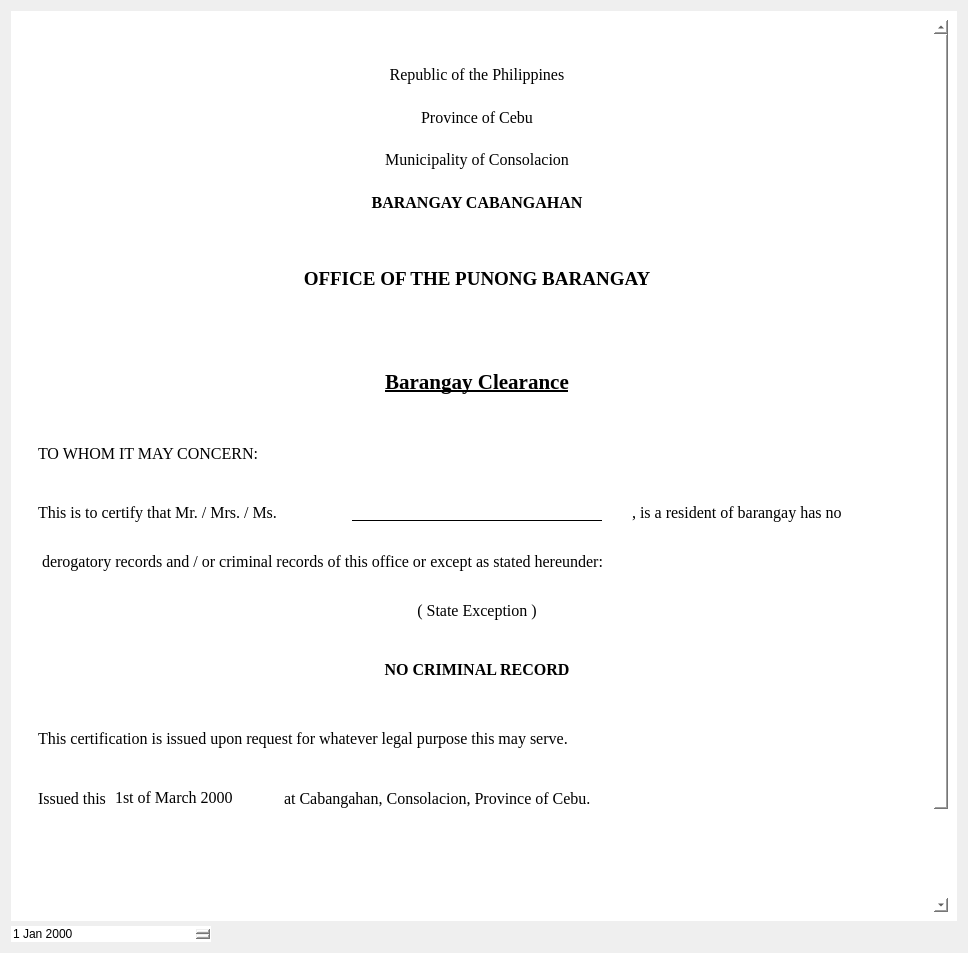
<?xml version="1.0" encoding="UTF-8"?>
<ui version="4.0">
 <class>Form</class>
 <widget class="QWidget" name="Form">
  <property name="geometry">
   <rect>
    <x>0</x>
    <y>0</y>
    <width>968</width>
    <height>953</height>
   </rect>
  </property>
  <property name="windowTitle">
   <string>Form</string>
  </property>
  <property name="styleSheet">
   <string notr="true">border:none</string>
  </property>
  <layout class="QVBoxLayout" name="verticalLayout">
   <property name="spacing">
    <number>5</number>
   </property>
   <item>
    <widget class="QWidget" name="widget" native="true">
     <property name="styleSheet">
      <string notr="true">background-color:white;
border: none</string>
     </property>
     <layout class="QVBoxLayout" name="verticalLayout_4">
      <item>
       <widget class="QScrollArea" name="scrollArea">
        <property name="sizePolicy">
         <sizepolicy hsizetype="Preferred" vsizetype="Preferred">
          <horstretch>0</horstretch>
          <verstretch>0</verstretch>
         </sizepolicy>
        </property>
        <property name="styleSheet">
         <string notr="true">Border:None;
</string>
        </property>
        <property name="frameShape">
         <enum>QFrame::NoFrame</enum>
        </property>
        <property name="frameShadow">
         <enum>QFrame::Plain</enum>
        </property>
        <property name="lineWidth">
         <number>0</number>
        </property>
        <property name="sizeAdjustPolicy">
         <enum>QAbstractScrollArea::AdjustIgnored</enum>
        </property>
        <property name="widgetResizable">
         <bool>true</bool>
        </property>
        <widget class="QWidget" name="scrollAreaWidgetContents">
         <property name="geometry">
          <rect>
           <x>0</x>
           <y>0</y>
           <width>911</width>
           <height>1336</height>
          </rect>
         </property>
         <property name="sizePolicy">
          <sizepolicy hsizetype="Preferred" vsizetype="Preferred">
           <horstretch>0</horstretch>
           <verstretch>0</verstretch>
          </sizepolicy>
         </property>
         <property name="styleSheet">
          <string notr="true">border: none;
background: transparent;
</string>
         </property>
         <layout class="QVBoxLayout" name="verticalLayout_3">
          <property name="spacing">
           <number>0</number>
          </property>
          <item>
           <widget class="QWidget" name="certificateWidget" native="true">
            <property name="sizePolicy">
             <sizepolicy hsizetype="Preferred" vsizetype="Preferred">
              <horstretch>0</horstretch>
              <verstretch>0</verstretch>
             </sizepolicy>
            </property>
            <property name="styleSheet">
             <string notr="true">border: transparent;
border: none;</string>
            </property>
            <layout class="QVBoxLayout" name="verticalLayout_2">
             <property name="spacing">
              <number>30</number>
             </property>
             <property name="sizeConstraint">
              <enum>QLayout::SetNoConstraint</enum>
             </property>
             <item>
              <widget class="QWidget" name="widget_2" native="true">
               <property name="minimumSize">
                <size>
                 <width>0</width>
                 <height>200</height>
                </size>
               </property>
               <layout class="QHBoxLayout" name="horizontalLayout" stretch="0,0,0">
                <item>
                 <widget class="QWidget" name="widget_4" native="true">
                  <widget class="QLabel" name="leftLogoLabel">
                   <property name="geometry">
                    <rect>
                     <x>50</x>
                     <y>20</y>
                     <width>150</width>
                     <height>110</height>
                    </rect>
                   </property>
                   <property name="sizePolicy">
                    <sizepolicy hsizetype="MinimumExpanding" vsizetype="Expanding">
                     <horstretch>0</horstretch>
                     <verstretch>0</verstretch>
                    </sizepolicy>
                   </property>
                   <property name="minimumSize">
                    <size>
                     <width>150</width>
                     <height>110</height>
                    </size>
                   </property>
                   <property name="maximumSize">
                    <size>
                     <width>100</width>
                     <height>110</height>
                    </size>
                   </property>
                   <property name="styleSheet">
                    <string notr="true">margin-left: 30px;
border-image:  url(:/IMAGES/Picture1-removebg-preview.png);
border:none;

</string>
                   </property>
                   <property name="frameShape">
                    <enum>QFrame::NoFrame</enum>
                   </property>
                   <property name="text">
                    <string/>
                   </property>
                   <property name="scaledContents">
                    <bool>true</bool>
                   </property>
                   <property name="alignment">
                    <set>Qt::AlignCenter</set>
                   </property>
                  </widget>
                 </widget>
                </item>
                <item>
                 <widget class="QWidget" name="widget_3" native="true">
                  <layout class="QVBoxLayout" name="verticalLayout_5">
                   <item>
                    <layout class="QVBoxLayout" name="headerTextLayout" stretch="0,0,0,0">
                     <property name="sizeConstraint">
                      <enum>QLayout::SetFixedSize</enum>
                     </property>
                     <item>
                      <widget class="QLabel" name="republicLabel">
                       <property name="font">
                        <font>
                         <family>Times New Roman</family>
                         <pointsize>12</pointsize>
                        </font>
                       </property>
                       <property name="text">
                        <string>Republic of the Philippines</string>
                       </property>
                       <property name="alignment">
                        <set>Qt::AlignCenter</set>
                       </property>
                      </widget>
                     </item>
                     <item>
                      <widget class="QLabel" name="provinceLabel">
                       <property name="font">
                        <font>
                         <family>Times New Roman</family>
                         <pointsize>12</pointsize>
                        </font>
                       </property>
                       <property name="text">
                        <string>Province of Cebu</string>
                       </property>
                       <property name="alignment">
                        <set>Qt::AlignCenter</set>
                       </property>
                      </widget>
                     </item>
                     <item>
                      <widget class="QLabel" name="municipalityLabel">
                       <property name="font">
                        <font>
                         <family>Times New Roman</family>
                         <pointsize>12</pointsize>
                        </font>
                       </property>
                       <property name="text">
                        <string>Municipality of Consolacion</string>
                       </property>
                       <property name="alignment">
                        <set>Qt::AlignCenter</set>
                       </property>
                      </widget>
                     </item>
                     <item>
                      <widget class="QLabel" name="barangayLabel">
                       <property name="font">
                        <font>
                         <family>Times New Roman</family>
                         <pointsize>12</pointsize>
                         <weight>75</weight>
                         <bold>true</bold>
                        </font>
                       </property>
                       <property name="text">
                        <string>BARANGAY CABANGAHAN</string>
                       </property>
                       <property name="alignment">
                        <set>Qt::AlignCenter</set>
                       </property>
                      </widget>
                     </item>
                    </layout>
                   </item>
                  </layout>
                 </widget>
                </item>
                <item>
                 <widget class="QWidget" name="widget_5" native="true">
                  <widget class="QLabel" name="leftLogoLabel_2">
                   <property name="geometry">
                    <rect>
                     <x>10</x>
                     <y>10</y>
                     <width>260</width>
                     <height>120</height>
                    </rect>
                   </property>
                   <property name="sizePolicy">
                    <sizepolicy hsizetype="MinimumExpanding" vsizetype="Expanding">
                     <horstretch>0</horstretch>
                     <verstretch>0</verstretch>
                    </sizepolicy>
                   </property>
                   <property name="minimumSize">
                    <size>
                     <width>260</width>
                     <height>120</height>
                    </size>
                   </property>
                   <property name="maximumSize">
                    <size>
                     <width>20</width>
                     <height>89</height>
                    </size>
                   </property>
                   <property name="styleSheet">
                    <string notr="true">margin-left: 30px;
border-image:url(:/IMAGES/Flag_of_Consolacion__Cebu-removebg-preview.png);
border:none;</string>
                   </property>
                   <property name="frameShape">
                    <enum>QFrame::NoFrame</enum>
                   </property>
                   <property name="text">
                    <string/>
                   </property>
                   <property name="scaledContents">
                    <bool>true</bool>
                   </property>
                   <property name="alignment">
                    <set>Qt::AlignCenter</set>
                   </property>
                  </widget>
                 </widget>
                </item>
               </layout>
              </widget>
             </item>
             <item>
              <widget class="QLabel" name="officeLabel">
               <property name="font">
                <font>
                 <family>Times New Roman</family>
                 <pointsize>14</pointsize>
                 <weight>75</weight>
                 <bold>true</bold>
                </font>
               </property>
               <property name="text">
                <string>OFFICE OF THE PUNONG BARANGAY</string>
               </property>
               <property name="alignment">
                <set>Qt::AlignCenter</set>
               </property>
              </widget>
             </item>
             <item>
              <spacer name="verticalSpacer">
               <property name="orientation">
                <enum>Qt::Vertical</enum>
               </property>
               <property name="sizeType">
                <enum>QSizePolicy::Fixed</enum>
               </property>
               <property name="sizeHint" stdset="0">
                <size>
                 <width>20</width>
                 <height>50</height>
                </size>
               </property>
              </spacer>
             </item>
             <item>
              <widget class="QLabel" name="clearanceLabel">
               <property name="font">
                <font>
                 <family>Times New Roman</family>
                 <pointsize>16</pointsize>
                 <weight>75</weight>
                 <bold>true</bold>
                 <underline>true</underline>
                </font>
               </property>
               <property name="text">
                <string>Barangay Clearance</string>
               </property>
               <property name="alignment">
                <set>Qt::AlignCenter</set>
               </property>
              </widget>
             </item>
             <item>
              <spacer name="verticalSpacer_2">
               <property name="orientation">
                <enum>Qt::Vertical</enum>
               </property>
               <property name="sizeType">
                <enum>QSizePolicy::Fixed</enum>
               </property>
               <property name="sizeHint" stdset="0">
                <size>
                 <width>20</width>
                 <height>20</height>
                </size>
               </property>
              </spacer>
             </item>
             <item>
              <widget class="QLabel" name="concernLabel">
               <property name="font">
                <font>
                 <family>Times New Roman</family>
                 <pointsize>12</pointsize>
                </font>
               </property>
               <property name="text">
                <string>TO WHOM IT MAY CONCERN:</string>
               </property>
              </widget>
             </item>
             <item>
              <spacer name="verticalSpacer_3">
               <property name="orientation">
                <enum>Qt::Vertical</enum>
               </property>
               <property name="sizeType">
                <enum>QSizePolicy::Fixed</enum>
               </property>
               <property name="sizeHint" stdset="0">
                <size>
                 <width>20</width>
                 <height>10</height>
                </size>
               </property>
              </spacer>
             </item>
             <item>
              <layout class="QHBoxLayout" name="nameLayout">
               <item>
                <widget class="QLabel" name="certText1">
                 <property name="font">
                  <font>
                   <family>Times New Roman</family>
                   <pointsize>12</pointsize>
                  </font>
                 </property>
                 <property name="text">
                  <string>This is to certify that Mr. / Mrs. / Ms.</string>
                 </property>
                </widget>
               </item>
               <item>
                <widget class="QLineEdit" name="nameLineEdit">
                 <property name="minimumSize">
                  <size>
                   <width>250</width>
                   <height>0</height>
                  </size>
                 </property>
                 <property name="maximumSize">
                  <size>
                   <width>150</width>
                   <height>16777215</height>
                  </size>
                 </property>
                 <property name="font">
                  <font>
                   <family>Times New Roman</family>
                   <pointsize>9</pointsize>
                   <weight>75</weight>
                   <bold>true</bold>
                  </font>
                 </property>
                 <property name="styleSheet">
                  <string notr="true">border: none; border-bottom: 1px solid black;</string>
                 </property>
                 <property name="text">
                  <string/>
                 </property>
                 <property name="alignment">
                  <set>Qt::AlignCenter</set>
                 </property>
                </widget>
               </item>
               <item>
                <widget class="QLabel" name="certText2">
                 <property name="font">
                  <font>
                   <family>Times New Roman</family>
                   <pointsize>12</pointsize>
                  </font>
                 </property>
                 <property name="text">
                  <string>, is a resident of barangay has no</string>
                 </property>
                </widget>
               </item>
              </layout>
             </item>
             <item>
              <widget class="QLabel" name="certText3">
               <property name="font">
                <font>
                 <family>Times New Roman</family>
                 <pointsize>12</pointsize>
                </font>
               </property>
               <property name="text">
                <string> derogatory records and / or criminal records of this office or except as stated hereunder:</string>
               </property>
              </widget>
             </item>
             <item>
              <spacer name="verticalSpacer_5">
               <property name="orientation">
                <enum>Qt::Vertical</enum>
               </property>
               <property name="sizeHint" stdset="0">
                <size>
                 <width>20</width>
                 <height>40</height>
                </size>
               </property>
              </spacer>
             </item>
             <item>
              <widget class="QLabel" name="exceptionLabel">
               <property name="font">
                <font>
                 <family>Times New Roman</family>
                 <pointsize>12</pointsize>
                </font>
               </property>
               <property name="text">
                <string>( State Exception )</string>
               </property>
               <property name="alignment">
                <set>Qt::AlignCenter</set>
               </property>
              </widget>
             </item>
             <item>
              <spacer name="verticalSpacer_6">
               <property name="orientation">
                <enum>Qt::Vertical</enum>
               </property>
               <property name="sizeType">
                <enum>QSizePolicy::Fixed</enum>
               </property>
               <property name="sizeHint" stdset="0">
                <size>
                 <width>20</width>
                 <height>10</height>
                </size>
               </property>
              </spacer>
             </item>
             <item>
              <widget class="QLabel" name="criminalRecordLabel">
               <property name="font">
                <font>
                 <family>Times New Roman</family>
                 <pointsize>12</pointsize>
                 <weight>75</weight>
                 <bold>true</bold>
                </font>
               </property>
               <property name="text">
                <string>NO CRIMINAL RECORD</string>
               </property>
               <property name="alignment">
                <set>Qt::AlignCenter</set>
               </property>
              </widget>
             </item>
             <item>
              <spacer name="verticalSpacer_7">
               <property name="orientation">
                <enum>Qt::Vertical</enum>
               </property>
               <property name="sizeType">
                <enum>QSizePolicy::Fixed</enum>
               </property>
               <property name="sizeHint" stdset="0">
                <size>
                 <width>20</width>
                 <height>20</height>
                </size>
               </property>
              </spacer>
             </item>
             <item>
              <widget class="QLabel" name="purposeLabel">
               <property name="font">
                <font>
                 <family>Times New Roman</family>
                 <pointsize>12</pointsize>
                </font>
               </property>
               <property name="text">
                <string>This certification is issued upon request for whatever legal purpose this may serve.</string>
               </property>
              </widget>
             </item>
             <item>
              <spacer name="verticalSpacer_4">
               <property name="orientation">
                <enum>Qt::Vertical</enum>
               </property>
               <property name="sizeHint" stdset="0">
                <size>
                 <width>20</width>
                 <height>40</height>
                </size>
               </property>
              </spacer>
             </item>
             <item>
              <spacer name="verticalSpacer_10">
               <property name="orientation">
                <enum>Qt::Vertical</enum>
               </property>
               <property name="sizeType">
                <enum>QSizePolicy::Fixed</enum>
               </property>
               <property name="sizeHint" stdset="0">
                <size>
                 <width>20</width>
                 <height>10</height>
                </size>
               </property>
              </spacer>
             </item>
             <item>
              <layout class="QHBoxLayout" name="dateLayout">
               <property name="spacing">
                <number>4</number>
               </property>
               <item>
                <widget class="QLabel" name="issuedLabel">
                 <property name="minimumSize">
                  <size>
                   <width>20</width>
                   <height>0</height>
                  </size>
                 </property>
                 <property name="font">
                  <font>
                   <family>Times New Roman</family>
                   <pointsize>12</pointsize>
                  </font>
                 </property>
                 <property name="text">
                  <string>Issued this</string>
                 </property>
                </widget>
               </item>
               <item alignment="Qt::AlignLeft|Qt::AlignVCenter">
                <widget class="QLabel" name="dateedit">
                 <property name="minimumSize">
                  <size>
                   <width>170</width>
                   <height>0</height>
                  </size>
                 </property>
                 <property name="maximumSize">
                  <size>
                   <width>50</width>
                   <height>16777215</height>
                  </size>
                 </property>
                 <property name="font">
                  <font>
                   <family>Times New Roman</family>
                   <pointsize>12</pointsize>
                  </font>
                 </property>
                 <property name="layoutDirection">
                  <enum>Qt::LeftToRight</enum>
                 </property>
                 <property name="styleSheet">
                  <string notr="true">margin-left:5px</string>
                 </property>
                 <property name="text">
                  <string>1st of March 2000</string>
                 </property>
                 <property name="indent">
                  <number>0</number>
                 </property>
                </widget>
               </item>
               <item>
                <widget class="QLabel" name="atLabel">
                 <property name="font">
                  <font>
                   <family>Times New Roman</family>
                   <pointsize>12</pointsize>
                  </font>
                 </property>
                 <property name="text">
                  <string>at Cabangahan, Consolacion, Province of Cebu.</string>
                 </property>
                </widget>
               </item>
               <item>
                <spacer name="horizontalSpacer">
                 <property name="orientation">
                  <enum>Qt::Horizontal</enum>
                 </property>
                 <property name="sizeHint" stdset="0">
                  <size>
                   <width>40</width>
                   <height>20</height>
                  </size>
                 </property>
                </spacer>
               </item>
              </layout>
             </item>
             <item>
              <spacer name="verticalSpacer_8">
               <property name="orientation">
                <enum>Qt::Vertical</enum>
               </property>
               <property name="sizeType">
                <enum>QSizePolicy::Fixed</enum>
               </property>
               <property name="sizeHint" stdset="0">
                <size>
                 <width>20</width>
                 <height>10</height>
                </size>
               </property>
              </spacer>
             </item>
             <item>
              <spacer name="verticalSpacer_9">
               <property name="orientation">
                <enum>Qt::Vertical</enum>
               </property>
               <property name="sizeType">
                <enum>QSizePolicy::Fixed</enum>
               </property>
               <property name="sizeHint" stdset="0">
                <size>
                 <width>20</width>
                 <height>80</height>
                </size>
               </property>
              </spacer>
             </item>
             <item>
              <widget class="QLabel" name="signatoryNameLabel">
               <property name="font">
                <font>
                 <family>Times New Roman</family>
                 <pointsize>12</pointsize>
                 <weight>75</weight>
                 <bold>true</bold>
                </font>
               </property>
               <property name="text">
                <string>EDWIN S. MIÑOZA</string>
               </property>
               <property name="alignment">
                <set>Qt::AlignLeading|Qt::AlignLeft|Qt::AlignVCenter</set>
               </property>
              </widget>
             </item>
             <item>
              <widget class="QLabel" name="signatoryTitleLabel_2">
               <property name="font">
                <font>
                 <family>Times New Roman</family>
                 <pointsize>12</pointsize>
                </font>
               </property>
               <property name="text">
                <string>Punong Barangay</string>
               </property>
               <property name="alignment">
                <set>Qt::AlignLeading|Qt::AlignLeft|Qt::AlignVCenter</set>
               </property>
              </widget>
             </item>
            </layout>
           </widget>
          </item>
         </layout>
        </widget>
       </widget>
      </item>
     </layout>
    </widget>
   </item>
   <item>
    <widget class="QDateEdit" name="day">
     <property name="maximumSize">
      <size>
       <width>200</width>
       <height>16777215</height>
      </size>
     </property>
    </widget>
   </item>
  </layout>
 </widget>
 <resources>
  <include location="../IMAGES/res.qrc"/>
 </resources>
 <connections/>
</ui>
